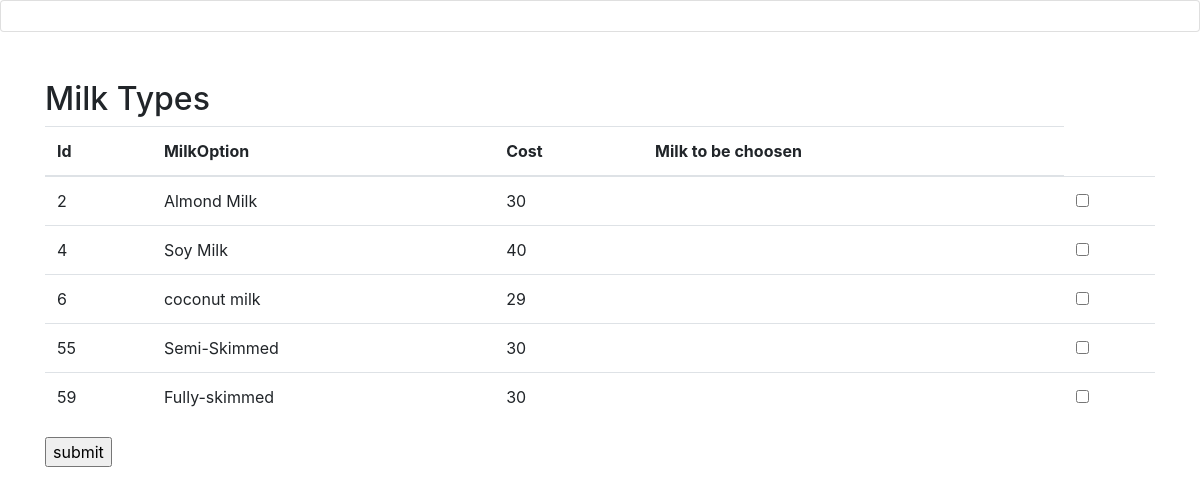
The app's page /choosetypeofmilk.php with its own data.
### tables this page shows
CREATE TABLE `milkoptions` (
  `id` int(11) NOT NULL,
  `milkoption` varchar(30) NOT NULL,
  `cost` int(20) NOT NULL
);

### choosingmilk.php (called while the page is built, shortened)
<?php
	class Milk
	{
		private $servername = "localhost";
		private $username   = "root";
		private $password   = "";
		private $database   = "CoffeeShop";
		public  $con;
		public function __construct()
		{
		    $this->con = new mysqli($this->servername, $this->username,$this->password,$this->database);
		    if(mysqli_connect_error()) {
			 trigger_error("Failed to connect to MySQL: " . mysqli_connect_error());
		    }else{
			return $this->con;
		    }
		}
		public function displayData()
		{
		    $query = "SELECT * FROM milkoptions";
		    $result = $this->con->query($query);
		if ($result->num_rows > 0) {
		    $data = array();
		    while ($row = $result->fetch_assoc()) {
		           $data[] = $row;
		    }
			 return $data;
		    }else{
			 echo "No found records";
		    }
		}
	}
?>

### choosetypeofmilk.php (the view, shortened to what this page needs)
<?php
  include 'choosingmilk.php';
  $customerObj = new Milk();
  $customers = $customerObj->displayData();
?>
<!DOCTYPE html>
<html lang="en">
<head>
  <link rel="stylesheet" href="https://maxcdn.bootstrapcdn.com/bootstrap/4.5.2/css/bootstrap.min.css">
  <link rel="stylesheet" href="https://pro.fontawesome.com/releases/v5.10.0/css/all.css"/>
</head>
<body>
<div class="card text-center" style="padding:15px;">
  </div><br><br>
<div class="container">
  <h2>Milk Types
  </h2>
   <table class="table table-hover">
    <thead>
      <tr>
        <th>Id</th>
        <th>MilkOption</th>
        <th>Cost</th>
        <th>Milk to be choosen</th>
      </tr>
    </thead>
    <tbody>
        <?php
          foreach ($customers as $customer) {
        ?>
        <tr>
          <td><?php echo $customer['id'] ?></td>
          <td><?php echo $customer['milkoption'] ?></td>
          <td><?php echo $customer['cost'] ?></td>
          <td>
      <form action="" method="POST">
           <td><input name='checkbox[]' type='checkbox' id='checkbox[]' value='<?php echo $customer['id']; ?>,<?php echo $customer['milkoption'];?>,<?php echo $customer['cost'];?>'></td></tr>
      <?php
       } ?>
</tbody>
  </table>
<input type="submit" name="submit" id="submit" value="submit"><br>
</div>
</body>
</html>

### records on screen
milkoptions: id "2", milkoption "Almond Milk", cost "30"
milkoptions: id "4", milkoption "Soy Milk", cost "40"
milkoptions: id "6", milkoption "coconut milk", cost "29"
milkoptions: id "55", milkoption "Semi-Skimmed", cost "30"
milkoptions: id "59", milkoption "Fully-skimmed", cost "30"
